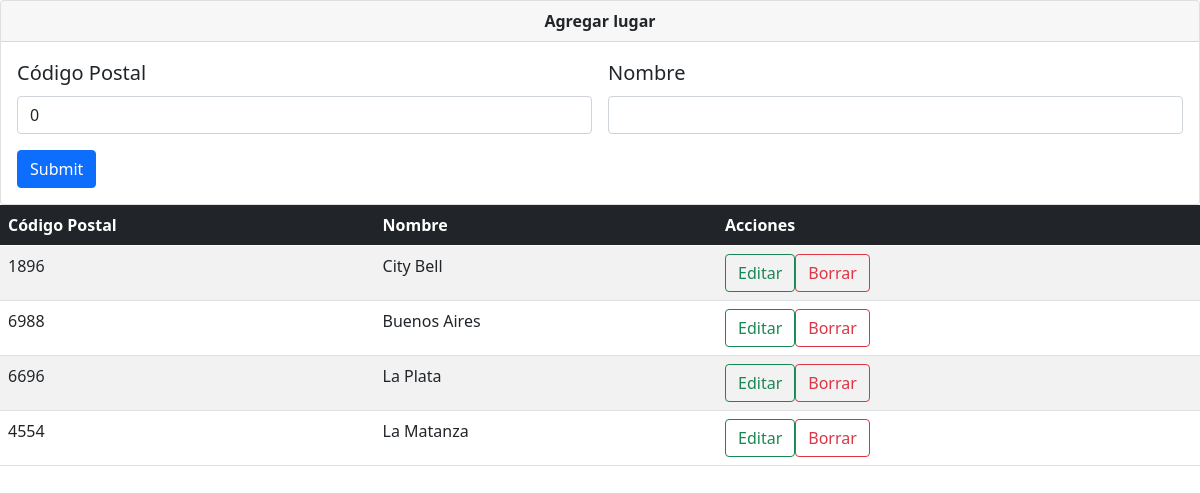
The page /vista_lugares.php (signed in) on the database its author committed.
### tables this page shows
CREATE TABLE `lugares` (
  `idl` int(11) NOT NULL,
  `codigo_postal` int(11) NOT NULL,
  `nombre` varchar(50) NOT NULL,
  `activo` tinyint(1) NOT NULL
);

### php/acciones_lugares.php (called while the page is built, shortened)
<?php
    $update= false;
    $codigo_postal = 0;
    $nombre = '';

### vista_lugares.php (the view, shortened to what this page needs)
<?php
    include 'php/acciones_lugares.php';
    include 'php/classLogin.php';
    function getLugares(){
        $db = conectar();
        $sql = "SELECT * FROM `lugares` WHERE activo = 1";
        $result = mysqli_query($db,$sql);
        $numRows = $result->num_rows;
        if ($numRows > 0) {
            while ($row = $result->fetch_assoc()) {
                $data[] = $row;
            }
            return $data;
        }
    }
?>
<!DOCTYPE html>
<html lang="en">
<head>
        <link href="https://cdn.jsdelivr.net/npm/bootstrap@5.0.0-beta3/dist/css/bootstrap.min.css" rel="stylesheet">
</head>
<?php try{
    ?>
<body>
    <div class="card">
    <div class="card-header text-center">
        <strong>Agregar lugar</strong>
    </div>
    <div class="card-body">
        <blockquote class="blockquote mb-0">
            <form action ="php/acciones_lugares.php" class="row g-3" method ="POST">
            <div class="col-md-6">
                <label for="inputEmail4" class="form-label">Código Postal</label>
                <input type="number" class="form-control" name="codigo_postal" placeholder="" value="<?php echo $codigo_postal?>" required="" min=0>
            </div>
            <div class="col-md-6">
                <label for="inputZip" class="form-label">Nombre</label>
                <input type="text" class="form-control" name="nombre" placeholder="" value="<?php echo $nombre?>" required="">
            </div>
                <?php if($update == true){
                    echo "<div class='col-12'> <button type='submit'name='update' class='btn btn-info'>Update</button> </div>";
                    }else{
                    echo "<div class='col-12'> <button type='submit' name='submit' class='btn btn-primary'>Submit</button> </div>";
                    }
                ?>
            </form>
        </blockquote>
    </div>
    </div>
    <table class="table table-striped">
          <thead class="table-dark">
            <tr>
              <th scope="col">Código Postal</th>
              <th scope="col">Nombre</th>
              <th scope="col">Acciones</th>
            </tr>
          </thead>
          <tbody>
            <?php
            $lugares = getLugares();
            if(!empty($lugares)){
                foreach ($lugares as $value) {
                    $idl = $value['idl'];
                    echo
                    "<tr>".
                        "<td>". $value['codigo_postal'] . "</td>".
                        "<td>". $value['nombre'] . "</td>".
                        "<td>".
                            "<a href='vista_lugares.php?edit=$idl'class='btn btn btn-outline-success'>Editar</a>".
                            "<a href='php/acciones_lugares.php?delete=$idl'class='btn btn-outline-danger ml-1'>Borrar</a>".
                        "</td>".
                    "</tr>";
                }
            }
            ?>
          </tbody>
        </table>
</body>
<?php
	} catch (Exception $e){
			echo $e->getMessage();
	?>
		  <div class="body">
		 <br><br>
			<a href="pagprincipal.php" > click aqui para volver a la pagina principal </a><br><br>
			<a href="php/cerrarSesion.php" onclick="return SubmitForm(this.form)" value="Eliminar"> Click aqui para cerrar Sesion </a>
	</div>
         <div class= "div_foot">
		<p> Made by : Grupo 40 </p>
	</div>
		<?php
	}
	?>
</html>

### rows shown on the page
lugares: codigo_postal "1896", nombre "City Bell"
lugares: codigo_postal "6988", nombre "Buenos Aires"
lugares: codigo_postal "6696", nombre "La Plata"
lugares: codigo_postal "4554", nombre "La Matanza"
